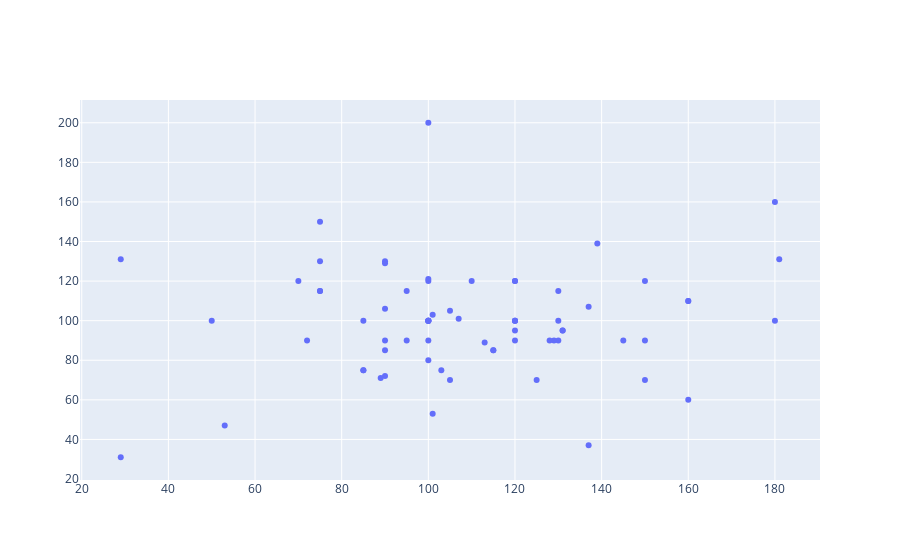

The notebook cell saved with this chart:
### Markdown cell above
## Analysing Legendary Pokemons by height, type, weight and fightning stats

### Code cell
fig = go.Figure(data=[go.Scatter(x=pokemon_dataset.loc[pokemon_dataset['is_legendary']==1,'attack'],
                                y=pokemon_dataset.loc[pokemon_dataset['is_legendary']==1,'defense'], mode='markers')])
fig.show()

### Figure 1 — Plotly figure (JSON) as saved in the notebook; plotly's stock layout.template omitted (floating-point values rounded to 4 significant figures)
{"data": [{"mode": "markers", "type": "scatter", "x": [85, 90, 100, 150, 100, 85, 115, 75, 90, 130, 100, 100, 50, 75, 100, 130, 150, 180, 180, 100, 95, 75, 105, 125, 120, 120, 90, 160, 120, 70, 100, 90, 103, 120, 100, 90, 129, 90, 100, 105, 120, 150, 145, 120, 72, 128, 120, 131, 131, 100, 160, 160, 110, 115, 85, 130, 75, 29, 29, 137, 113, 53, 139, 137, 89, 101, 181, 101, 107, 95], "y": [100, 85, 90, 70, 100, 75, 85, 115, 130, 90, 100, 200, 100, 150, 120, 100, 90, 160, 100, 100, 90, 130, 105, 70, 120, 100, 106, 110, 100, 120, 100, 90, 75, 120, 100, 129, 90, 72, 80, 70, 100, 120, 90, 90, 90, 90, 95, 95, 95, 121, 110, 60, 120, 85, 75, 115, 115, 31, 131, 107, 89, 47, 139, 37, 71, 103, 131, 53, 101, 115]}], "layout": {}}
